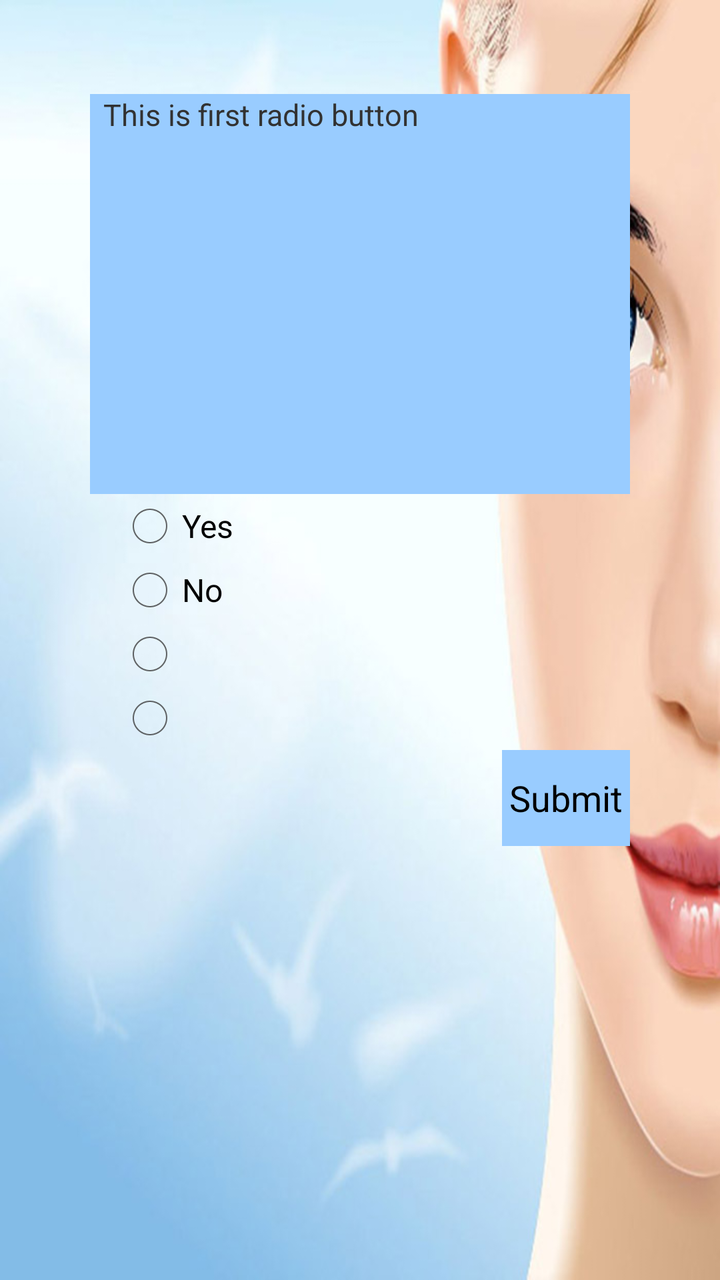
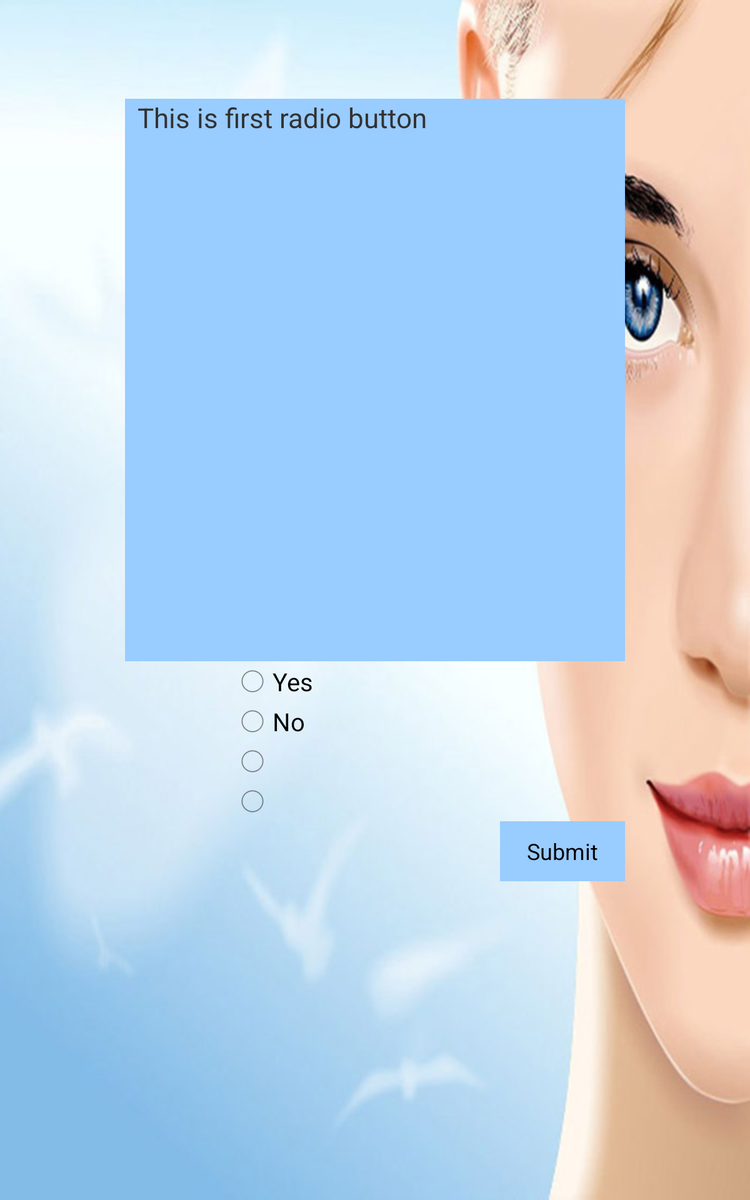

An Android layout and its configuration variant, each rendered on a device that would load it. The default file and the variant file are quoted in full after the pictures.
<!-- AndroidManifest.xml: application theme AppTheme -->
<!-- res/layout/quiz.xml -->
<?xml version="1.0" encoding="utf-8"?>

<RelativeLayout xmlns:android="http://schemas.android.com/apk/res/android"
    android:id="@+id/RelativeLayout1"
    android:layout_width="wrap_content"
    android:layout_height="wrap_content"
    android:background="@drawable/quizz"
    android:orientation="vertical" >

    <Button
        android:id="@+id/btnSubmit"
        android:layout_width="wrap_content"
        android:layout_height="wrap_content"
        android:layout_alignRight="@+id/tvQuiz"
        android:layout_below="@+id/radioGroup1"
        android:layout_weight="1"
        android:background="#99ccff"
        android:text="Submit" />

    <TextView
        android:id="@+id/tvQuiz"
        android:layout_width="270dp"
        android:layout_height="200dp"
        android:layout_alignParentTop="true"
        android:layout_centerHorizontal="true"
        android:layout_marginTop="47dp"
        android:background="#99ccff"
        android:text="	This is first radio button"
        android:textSize="15dp" />

    <RadioGroup
        android:id="@+id/radioGroup1"
        android:layout_width="wrap_content"
        android:layout_height="wrap_content"
        android:layout_alignLeft="@+id/tvQuiz"
        android:layout_below="@+id/tvQuiz"
        android:layout_marginLeft="14dp" >

        <RadioButton
            android:id="@+id/radio0"
            android:layout_width="wrap_content"
            android:layout_height="wrap_content"
            android:text="Yes" />

        <RadioButton
            android:id="@+id/radio1"
            android:layout_width="wrap_content"
            android:layout_height="wrap_content"
            android:text="No" />

        <RadioButton
            android:id="@+id/radio3"
            android:layout_width="wrap_content"
            android:layout_height="wrap_content" />

        <RadioButton
            android:id="@+id/radio4"
            android:layout_width="wrap_content"
            android:layout_height="wrap_content" />
    </RadioGroup>

</RelativeLayout>
<!-- resources referenced by this layout -->
<resources>
  <!-- drawable quizz: jpg bitmap (drawable, 69932 bytes) -->
  <style name="AppTheme" parent="AppBaseTheme">
          
      </style>
  <!-- from res/values-v11/ -->
  <style name="AppBaseTheme" parent="android:Theme.Holo.Light">
          
          <item name="android:actionBarStyle">@style/ActionBar</item>
      </style>
  <!-- from res/values-v11/ -->
  <style name="ActionBar">
          <item name="android:background">@color/actionBackground</item>
      </style>
  <color name="actionBackground">#ff3366cc</color>
</resources>
<!-- res/layout-large/quiz.xml (the author's variant of the layout above) -->
<!-- drawn on a 7-inch tablet held upright -->
<?xml version="1.0" encoding="utf-8"?>

<RelativeLayout xmlns:android="http://schemas.android.com/apk/res/android"
    android:id="@+id/RelativeLayout1"
    android:layout_width="wrap_content"
    android:layout_height="wrap_content"
    android:background="@drawable/quizz"
    android:orientation="vertical" >

    <TextView
        android:id="@+id/tvQuiz"
        android:layout_width="400dp"
        android:layout_height="450dp"
        android:layout_alignParentTop="true"
        android:layout_centerHorizontal="true"
        android:layout_marginTop="79dp"
        android:background="#99ccff"
        android:text="	This is first radio button"
        android:textSize="22dp" />

    <RadioGroup
        android:id="@+id/radioGroup1"
        android:layout_width="wrap_content"
        android:layout_height="wrap_content"
        android:layout_alignLeft="@+id/tvQuiz"
        android:layout_below="@+id/tvQuiz"
        android:layout_marginLeft="86dp" >

        <RadioButton
            android:id="@+id/radio0"
            android:layout_width="wrap_content"
            android:layout_height="wrap_content"
            android:text="Yes"
            android:textSize="20dp" />

        <RadioButton
            android:id="@+id/radio1"
            android:layout_width="wrap_content"
            android:layout_height="wrap_content"
            android:text="No"
            android:textSize="20dp" />

        <RadioButton
            android:id="@+id/radio3"
            android:layout_width="wrap_content"
            android:layout_height="wrap_content"
            android:textSize="20dp" />

        <RadioButton
            android:id="@+id/radio4"
            android:layout_width="wrap_content"
            android:layout_height="wrap_content"
            android:textSize="20dp" />
    </RadioGroup>

    <Button
        android:id="@+id/btnSubmit"
        android:layout_width="100dp"
        android:layout_height="wrap_content"
        android:layout_alignRight="@+id/tvQuiz"
        android:layout_below="@+id/radioGroup1"
        android:layout_weight="1"
        android:background="#99ccff"
        android:text="Submit" />

</RelativeLayout>
